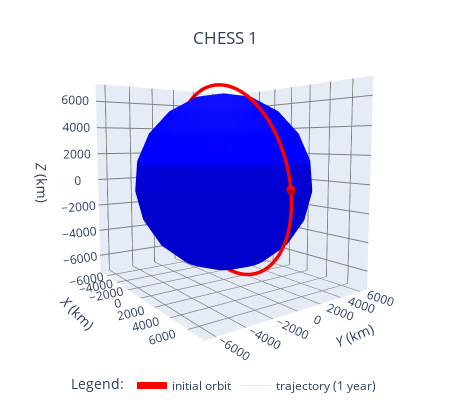

Notebook source saved alongside this figure:
### Markdown cell above
### C. Use StaticOrbitPlotter3D (3D plot)
- Super practical, can add orbits and trajectories together
- needs some manual handling in the last part in order to set the color, titles well

### Code cell
coords = CartesianRepresentation(rr[:, 0] << u.km, rr[:, 1] << u.km, rr[:, 2] << u.km)
title_trajectory = "trajectory (1 year)"

plotter = OrbitPlotter3D()
fig = plotter.plot(orbit)
fig = plotter.plot_trajectory(coords, label=title_trajectory)

# secnd way
# fig = orbit.plot(interactive=True, use_3d=True)

# Customizing the title, axis labels, and background color
fig.update_layout(
    title={
        "text": "CHESS 1",
        # 'font': dict(size=20, family="Courier New"),
        "y": 0.92,  # Adjust this value to move the title down (between 0 and 1)
        "x": 0.5,  # Center the title horizontally
        "xanchor": "center",  # Anchor the title to the center
        "yanchor": "top",  # Anchor the title to the top
    },
    margin=dict(l=0, r=0, b=0, t=0),  # Set margins to zero
    height=400,
    width=450,
    scene=dict(
        xaxis=dict(
            # backgroundcolor="rgba(0, 0, 0, 0)",  # Transparent background
            showgrid=True,
            gridcolor="grey",
            zerolinecolor="grey",
            showbackground=True,
            title="<i>X</i> (km)",
            ticks="",
            showticklabels=True,
        ),
        yaxis=dict(
            # backgroundcolor="rgba(0, 0, 0, 0)",  # Transparent background
            showgrid=True,
            gridcolor="grey",
            zerolinecolor="grey",
            showbackground=True,
            title="<i>Y</i> (km)",
            ticks="",
            showticklabels=True,
        ),
        zaxis=dict(
            # backgroundcolor="rgba(0, 0, 0, 0)",  # Transparent background
            showgrid=True,
            gridcolor="grey",
            zerolinecolor="grey",
            showbackground=True,
            title="<i>Z</i> (km)",
            ticks="",
            showticklabels=True,
        ),
        camera=dict(eye=dict(x=1.8, y=-1.3, z=0.2)),
    ),
    legend=dict(
        title="Legend:",
        orientation="h",  # Horizontal legend
        yanchor="bottom",  # Anchor to the bottom
        y=-0.1,  # Position it below the plot (adjust as needed)
        xanchor="center",  # Center the legend
        x=0.5,  # Center the legend horizontally
    ),
)

for trace in fig.data:
    if isinstance(trace, go.Scatter3d):
        if trace.name == title_trajectory:
            trace.line.color = "black"
            trace.line.width = 0.1
            trace.line.dash = "solid"
            trace.showlegend = True
        else:
            trace.line.color = "red"
            trace.line.width = 7
            trace.line.dash = "solid"
            trace.showlegend = True
            trace.name = "initial orbit"
            # trace.name = "initial orbit"
    elif isinstance(trace, go.Surface):  # Assuming Earth is a Surface
        if trace.name == "Earth":
            trace.colorscale = [[0, "blue"], [1, "blue"]]  # Make Earth uniformly green
        else:
            trace.colorscale = [[0, "red"], [1, "red"]]
    elif isinstance(trace, go.Mesh3d):  # If Earth is a Mesh3d instead
        trace.color = "green"

fig.show()

### Figure 1 — Plotly figure (JSON) as saved in the notebook; plotly's stock layout.template omitted (floating-point values rounded to 4 significant figures; data arrays with more than 128 entries replaced by an {"elided": "..."} marker saying what was removed)
{"data": [{"cauto": false, "cmax": 1, "cmin": 1, "colorscale": [[0, "blue"], [1, "blue"]], "name": "Earth", "showscale": false, "type": "surface", "x": {"elided": "20x20 float values"}, "y": {"elided": "20x20 float values"}, "z": {"elided": "20x20 float values"}}, {"line": {"color": "red", "dash": "solid", "width": 7}, "mode": "lines", "name": "initial orbit", "showlegend": true, "type": "scatter3d", "x": {"elided": "150 float values"}, "y": {"elided": "150 float values"}, "z": {"elided": "150 float values"}}, {"cauto": false, "cmax": 1, "cmin": 1, "colorscale": [[0, "red"], [1, "red"]], "name": "2027-11-01 12:01 (Initial Orbit)", "showscale": false, "type": "surface", "x": {"elided": "20x20 float values"}, "y": {"elided": "20x20 float values"}, "z": {"elided": "20x20 float values"}}, {"cauto": false, "cmax": 1, "cmin": 1, "colorscale": [[0, "blue"], [1, "blue"]], "name": "Earth", "showscale": false, "type": "surface", "x": {"elided": "20x20 float values"}, "y": {"elided": "20x20 float values"}, "z": {"elided": "20x20 float values"}}, {"cauto": false, "cmax": 1, "cmin": 1, "colorscale": [[0, "blue"], [1, "blue"]], "name": "Earth", "showscale": false, "type": "surface", "x": {"elided": "20x20 float values"}, "y": {"elided": "20x20 float values"}, "z": {"elided": "20x20 float values"}}, {"line": {"color": "black", "dash": "solid", "width": 0.1}, "mode": "lines", "name": "trajectory (1 year)", "showlegend": true, "type": "scatter3d", "x": {"elided": "1441 float values"}, "y": {"elided": "1441 float values"}, "z": {"elided": "1441 float values"}}, {"cauto": false, "cmax": 1, "cmin": 1, "colorscale": [[0, "blue"], [1, "blue"]], "name": "Earth", "showscale": false, "type": "surface", "x": {"elided": "20x20 float values"}, "y": {"elided": "20x20 float values"}, "z": {"elided": "20x20 float values"}}], "layout": {"autosize": true, "height": 400, "legend": {"orientation": "h", "title": {"text": "Legend:"}, "x": 0.5, "xanchor": "center", "y": -0.1, "yanchor": "bottom"}, "margin": {"b": 0, "l": 0, "r": 0, "t": 0}, "scene": {"aspectmode": "data", "camera": {"eye": {"x": 1.8, "y": -1.3, "z": 0.2}}, "xaxis": {"gridcolor": "grey", "showbackground": true, "showgrid": true, "showticklabels": true, "ticks": "", "title": {"text": "<i>X</i> (km)"}, "zerolinecolor": "grey"}, "yaxis": {"gridcolor": "grey", "showbackground": true, "showgrid": true, "showticklabels": true, "ticks": "", "title": {"text": "<i>Y</i> (km)"}, "zerolinecolor": "grey"}, "zaxis": {"gridcolor": "grey", "showbackground": true, "showgrid": true, "showticklabels": true, "ticks": "", "title": {"text": "<i>Z</i> (km)"}, "zerolinecolor": "grey"}}, "title": {"text": "CHESS 1", "x": 0.5, "xanchor": "center", "y": 0.92, "yanchor": "top"}, "width": 450}}
